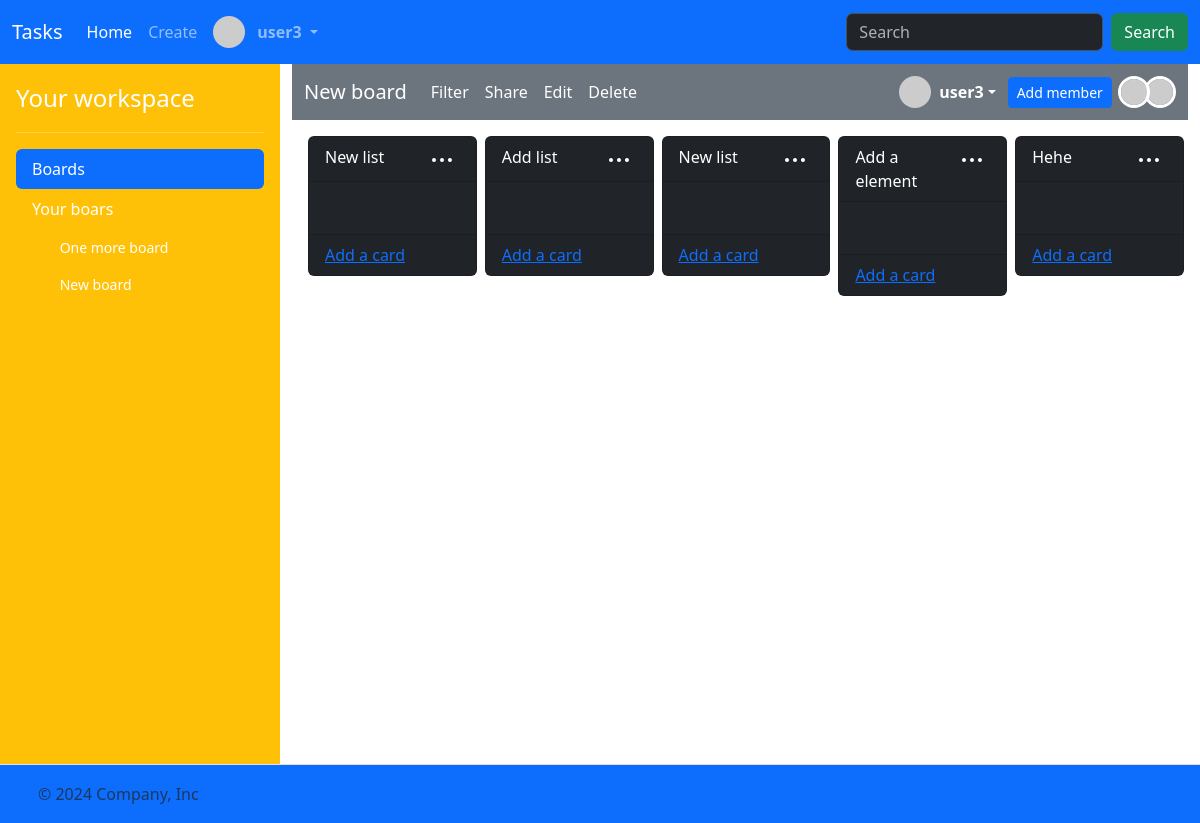
The page /boards/31 (signed in) on the database its author committed.
### task/models.py (models this page shows)
class User(AbstractUser):
    bio = models.CharField(max_length=256)

class Board(models.Model):
    name = models.CharField(max_length=256)
    description = models.CharField(max_length=256)
    members = models.ManyToManyField(User, related_name="boards")
    created_at = models.DateTimeField(auto_now_add=True)

class List(models.Model):
    board = models.ForeignKey("Board", on_delete=models.CASCADE, related_name="lists")
    name = models.CharField(max_length=256)
    position = models.DecimalField(max_digits=10, decimal_places=2)
    created_at = models.DateTimeField(auto_now_add=True)

### task/views.py (the view)
# urls.py: path("boards/<int:board_id>", views.board, name="board"),
@csrf_exempt
@login_required
def board(request, board_id):
    board = (
        request.user.boards.filter(id=board_id)
        .prefetch_related("members", "lists__cards", "lists")
        .first()
    )
    lists = (
        board.lists.all()
        .order_by("position")
        .prefetch_related(
            Prefetch(
                "cards",
                queryset=Card.objects.order_by("position"),
                to_attr="ordered_cards",
            )
        )
    )
    members = board.members.all()
    total_member = members.count()
    for index, member in enumerate(members):
        member.index = total_member - index
    return render(
        request,
        "task/board.html",
        {
            "board": board,
            "lists": lists,
            "boards": request.user.boards.all(),
            "members": members,
        },
    )

### task/templates/task/board.html (shortened to what this page needs)
{% extends "task/layout.html" %}
{% load static %}
{% block main %}
<nav class="navbar navbar-expand-lg bg-secondary"  data-bs-theme="dark">
    <div class="container-fluid">
      <a id="board-title" class="navbar-brand" href="{% url 'board' board.id %}" data-board-id="{{ board.id }}">{{ board.name }}</a>
      <div class="collapse navbar-collapse" id="navbarSupportedContent">
        <ul class="navbar-nav me-auto mb-2 mb-lg-0">
            <li class="nav-item">
                <a class="nav-link active" aria-current="page" href="#Filter">Filter</a>
            </li>
            <li class="nav-item">
                <a class="nav-link active" aria-current="page" href="#Share">Share</a>
            </li>
            <li class="nav-item">
                <a class="nav-link active" aria-current="page" href="{% url 'edit_board' board.id %}">Edit</a>
            </li>
            <li class="nav-item">
                <button type="button" class="nav-link active" data-bs-toggle="modal" data-bs-target="#confirmBoardDeletionModal">
                    Delete
                </button>
            </li>
        </ul>
        <div style="display: flex; align-items: center; gap: 12px;">
            <div class="dropdown">
                <a href="#" class="d-flex align-items-center text-white text-decoration-none dropdown-toggle" id="dropdownUser1" data-bs-toggle="dropdown" aria-expanded="false">
                  <img src="https://i.pravatar.cc/48?u={{ user.id }}" alt="" width="32" height="32" class="rounded-circle me-2">
                  <strong>{{ user.username }}</strong>
                </a>
            </div>
            <a class="btn btn-sm btn-primary" href="{% url 'board_add_member' board.id %}">Add member</a>
            <div style="margin-left: 4px;">
                {% for member in members %}
                    {% if member.id != user.id %}
                        <a href="{% url 'profile' member.id %}">
                            <img src="https://i.pravatar.cc/48?u={{ member.id }}" alt="" width="32" height="32" class="rounded-circle" style="margin-left: -10px; z-index: {{member.index}}; position: relative; border:3px solid white;">
                        </a>
                    {% endif %}
                {% endfor %}
            </div>
        </div>
      </div>
    </div>
</nav>
<div class="mt-3" style="margin-left: 12px;">
    <div class="task-lists g-3 mt-2" style="display:flex; overflow-x: auto; width: 100%; max-width: 100%;">
            {% for list in lists %}
            <div class="col px-1" style="flex: 0 0 20%;">
                <div class="card bg-dark task-list" draggable="true" id="list-id-{{ list.id }}" data-list-id="{{ list.id }}">
                    <div class="card-header text-white">
                        <div style="display: flex;justify-content: space-between;">
                            <span>{{ list.name }}</span>
                            <div class="dropdown">
                                <button style="background: transparent; border: 0;" data-bs-toggle="dropdown" aria-expanded="false">
                                    <svg xmlns="http://www.w3.org/2000/svg" viewBox="0 0 24 24" width="24" height="24" fill="white"><path d="M20 14a2 2 0 1 1-.001-3.999A2 2 0 0 1 20 14ZM6 12a2 2 0 1 1-3.999.001A2 2 0 0 1 6 12Zm8 0a2 2 0 1 1-3.999.001A2 2 0 0 1 14 12Z"></path></svg>
                                </button>
                              </div>
                        </div>
                    </div>
                    <div class="card-body" style="display:flex; flex-direction: column; max-height: 550px !important; overflow-y: auto;" data-list-id="{{ list.id }}">
                        <div class="task-card" style="width: 100%; min-height: 20px; flex: 1;"></div>
                    </div>
                    <div class="card-footer text-body-secondary">
                        <a href="{% url 'list_add_card_view' list.id %}">Add a card</a>
                    </div>
                </div>
            </div>
            {% endfor %}
    </div>
</div>
{% endblock %}

### task/templates/task/layout.html (shortened to what this page needs)
<!DOCTYPE html>
{% load static %}
<html lang="en">
    <head>
        <link href="https://cdn.jsdelivr.net/npm/bootstrap@5.3.3/dist/css/bootstrap.min.css" rel="stylesheet">
        <link rel="stylesheet" href="https://cdn.jsdelivr.net/npm/bootstrap-icons@1.3.0/font/bootstrap-icons.css">
        <link href="{% static 'styles.css' %}" rel="stylesheet">
    </head>
    <body>
        <header>
            <nav class="navbar navbar-expand-lg bg-primary"  data-bs-theme="dark">
                <div class="container-fluid">
                  <a class="navbar-brand" href="{% url 'index' %}">Tasks</a>
                  <div class="collapse navbar-collapse" id="navbarSupportedContent">
                    <ul class="navbar-nav me-auto mb-2 mb-lg-0" style="display: flex;
    align-items: center;">
                        {% if user.is_authenticated %}
                      <li class="nav-item">
                        <a class="nav-link active" aria-current="page" href="{% url 'index' %}">Home</a>
                      </li>
                      <li class="nav-item">
                        <a class="nav-link" href="{% url 'create_board' %}">Create</a>
                      </li>
                      <li class="nav-item dropdown">
                        <a class="nav-link dropdown-toggle" href="#" role="button" data-bs-toggle="dropdown" aria-expanded="false" style="display: flex; align-items: center; gap: 4px;">
                            <img src="https://i.pravatar.cc/48?u={{ user.id }}" alt="" width="32" height="32" class="rounded-circle me-2">
                            <strong>{{ user.username }}</strong>
                        </a>
                      </li>
                    </ul>
                    <form class="d-flex" role="search">
                      <input class="form-control me-2" type="search" placeholder="Search" aria-label="Search">
                      <button class="btn btn-success" type="submit">Search</button>
                    </form>
                      {% endif %}
                  </div>
                </div>
              </nav>
        </header>
        <main>
            <div class="d-flex flex-nowrap">
                {% if user.is_authenticated %}
                <div class="d-flex flex-column flex-shrink-0 p-3 text-white bg-warning" style="width: 280px;">
                    <a href="/" class="d-flex align-items-center mb-3 mb-md-0 me-md-auto text-white text-decoration-none">
                      <span class="fs-4">Your workspace</span>
                    </a>
                    <hr>
                    <ul class="nav nav-pills flex-column mb-auto">
                      <li class="nav-item">
                        <a href="#" class="nav-link active" aria-current="page">
                          Boards
                        </a>
                      </li>
                      <li class="mb-1">
                        <button  class="nav-link text-white collapsed" data-bs-toggle="collapse" data-bs-target="#home-collapse" aria-expanded="true">
                            Your boars
                            </button>
                            <div class="collapse show" id="home-collapse">
                            <ul class="btn-toggle-nav list-unstyled fw-normal pb-1 small" style="max-height: 490px; overflow-y: auto;">
                                {% for board in boards %}
                                <li>
                                    <a href="{% url 'board' board.id %}" class="nav-link text-white">
                                      <svg class="bi me-2" width="16" height="16"><use xlink:href="#speedometer2"></use></svg>
                                      {{ board.name }}
                                    </a>
                                  </li>
                                  {% endfor %}
                            </ul>
                            </div>
                      </li>
                    </ul>
                </div>
                {% endif %}
                <div style="flex: 1; background: white; overflow-x: hidden; min-height: 700px;" class="container-fluid">
                    {% block main %}{% endblock %}
                </div>
            </div>
        </main>
        <footer class="d-flex flex-wrap justify-content-between align-items-center py-3 border-top bg-primary">
            <div class="col-md-4 d-flex align-items-center">
              <a href="/" class="mb-3 me-2 mb-md-0 text-body-secondary text-decoration-none lh-1">
                <svg class="bi" width="30" height="24"><use xlink:href="#bootstrap"></use></svg>
              </a>
              <span class="mb-3 mb-md-0 text-body-secondary">© 2024 Company, Inc</span>
            </div>
            <ul class="nav col-md-4 justify-content-end list-unstyled d-flex">
              <li class="ms-3"><a class="text-body-secondary" href="#"><svg class="bi" width="24" height="24"><use xlink:href="#twitter"></use></svg></a></li>
              <li class="ms-3"><a class="text-body-secondary" href="#"><svg class="bi" width="24" height="24"><use xlink:href="#instagram"></use></svg></a></li>
              <li class="ms-3"><a class="text-body-secondary" href="#"><svg class="bi" width="24" height="24"><use xlink:href="#facebook"></use></svg></a></li>
            </ul>
        </footer>
    </body>
</html>

### rows shown on the page
User: username "user3"
Board: name "One more board"
Board: name "New board"
List: name "New list"
List: name "Add list"
List: name "New list"
List: name "Add a element"
List: name "Hehe"
